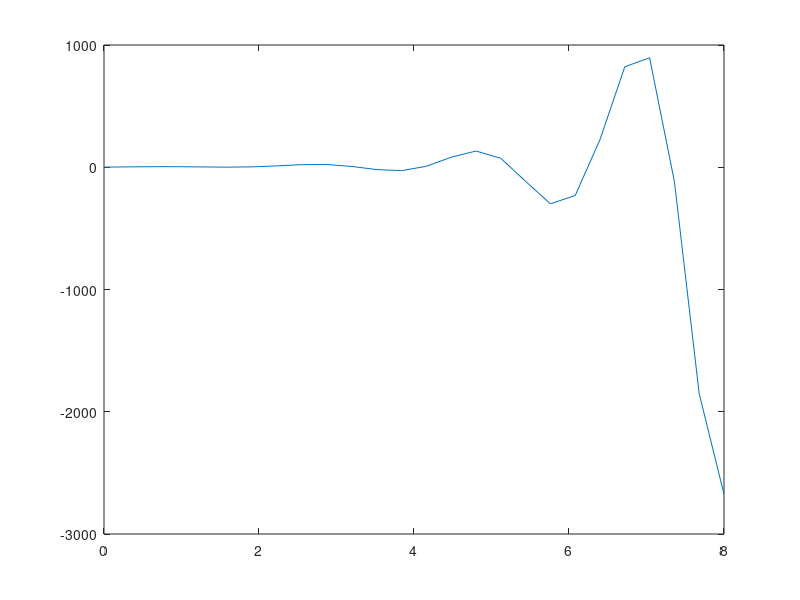

Source code (MATLAB): (Note: this script raises an error after producing the figure.)
clear all;
close all;
t0 = 0;
tfinal = 8;
N = 25;
y0 = 1;
figure;
t = t0:(tfinal-t0)/N:tfinal;
y = sin(3.*t).*exp(t)+3.*t+1;
plot(t,y);
hold on;
y = RK2(t0,tfinal,N,y0);
plot(t,y,'+');
title('Runge Kutta');
xlabel('t axis');
ylabel('y axis');
